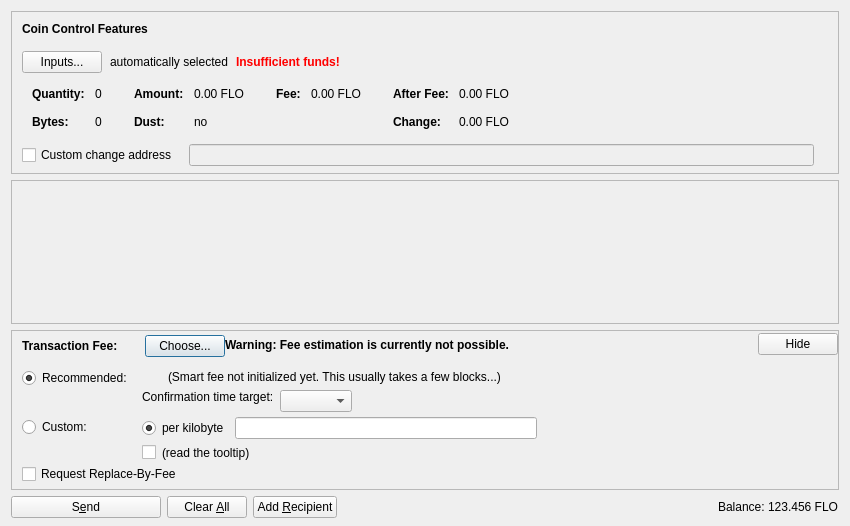
<?xml version="1.0" encoding="UTF-8"?>
<ui version="4.0">
 <class>SendCoinsDialog</class>
 <widget class="QDialog" name="SendCoinsDialog">
  <property name="geometry">
   <rect>
    <x>0</x>
    <y>0</y>
    <width>850</width>
    <height>526</height>
   </rect>
  </property>
  <property name="windowTitle">
   <string>Send Coins</string>
  </property>
  <layout class="QVBoxLayout" name="verticalLayout" stretch="0,1,0,0">
   <property name="bottomMargin">
    <number>8</number>
   </property>
   <item>
    <widget class="QFrame" name="frameCoinControl">
     <property name="sizePolicy">
      <sizepolicy hsizetype="Expanding" vsizetype="Expanding">
       <horstretch>0</horstretch>
       <verstretch>0</verstretch>
      </sizepolicy>
     </property>
     <property name="maximumSize">
      <size>
       <width>16777215</width>
       <height>16777215</height>
      </size>
     </property>
     <property name="frameShape">
      <enum>QFrame::StyledPanel</enum>
     </property>
     <property name="frameShadow">
      <enum>QFrame::Sunken</enum>
     </property>
     <layout class="QVBoxLayout" name="verticalLayoutCoinControl2">
      <property name="spacing">
       <number>0</number>
      </property>
      <property name="leftMargin">
       <number>0</number>
      </property>
      <property name="topMargin">
       <number>0</number>
      </property>
      <property name="rightMargin">
       <number>0</number>
      </property>
      <property name="bottomMargin">
       <number>6</number>
      </property>
      <item>
       <layout class="QVBoxLayout" name="verticalLayoutCoinControl" stretch="0,0,0,0,1">
        <property name="spacing">
         <number>0</number>
        </property>
        <property name="leftMargin">
         <number>10</number>
        </property>
        <property name="topMargin">
         <number>10</number>
        </property>
        <item>
         <layout class="QHBoxLayout" name="horizontalLayoutCoinControl1">
          <property name="bottomMargin">
           <number>15</number>
          </property>
          <item>
           <widget class="QLabel" name="labelCoinControlFeatures">
            <property name="sizePolicy">
             <sizepolicy hsizetype="Preferred" vsizetype="Maximum">
              <horstretch>0</horstretch>
              <verstretch>0</verstretch>
             </sizepolicy>
            </property>
            <property name="font">
             <font>
              <weight>75</weight>
              <bold>true</bold>
             </font>
            </property>
            <property name="styleSheet">
             <string notr="true">font-weight:bold;</string>
            </property>
            <property name="text">
             <string>Coin Control Features</string>
            </property>
           </widget>
          </item>
         </layout>
        </item>
        <item>
         <layout class="QHBoxLayout" name="horizontalLayoutCoinControl2" stretch="0,0,0,0">
          <property name="spacing">
           <number>8</number>
          </property>
          <property name="bottomMargin">
           <number>10</number>
          </property>
          <item>
           <widget class="QPushButton" name="pushButtonCoinControl">
            <property name="styleSheet">
             <string notr="true"/>
            </property>
            <property name="text">
             <string>Inputs...</string>
            </property>
            <property name="autoDefault">
             <bool>false</bool>
            </property>
           </widget>
          </item>
          <item>
           <widget class="QLabel" name="labelCoinControlAutomaticallySelected">
            <property name="text">
             <string>automatically selected</string>
            </property>
            <property name="margin">
             <number>5</number>
            </property>
           </widget>
          </item>
          <item>
           <widget class="QLabel" name="labelCoinControlInsuffFunds">
            <property name="font">
             <font>
              <weight>75</weight>
              <bold>true</bold>
             </font>
            </property>
            <property name="styleSheet">
             <string notr="true">color:red;font-weight:bold;</string>
            </property>
            <property name="text">
             <string>Insufficient funds!</string>
            </property>
            <property name="margin">
             <number>5</number>
            </property>
           </widget>
          </item>
          <item>
           <spacer name="horizontalSpacerCoinControl">
            <property name="orientation">
             <enum>Qt::Horizontal</enum>
            </property>
            <property name="sizeHint" stdset="0">
             <size>
              <width>40</width>
              <height>1</height>
             </size>
            </property>
           </spacer>
          </item>
         </layout>
        </item>
        <item>
         <widget class="QWidget" name="widgetCoinControl" native="true">
          <property name="sizePolicy">
           <sizepolicy hsizetype="Preferred" vsizetype="Preferred">
            <horstretch>0</horstretch>
            <verstretch>0</verstretch>
           </sizepolicy>
          </property>
          <property name="minimumSize">
           <size>
            <width>0</width>
            <height>0</height>
           </size>
          </property>
          <property name="styleSheet">
           <string notr="true"/>
          </property>
          <layout class="QHBoxLayout" name="horizontalLayoutCoinControl5">
           <property name="leftMargin">
            <number>0</number>
           </property>
           <property name="topMargin">
            <number>0</number>
           </property>
           <property name="rightMargin">
            <number>0</number>
           </property>
           <property name="bottomMargin">
            <number>0</number>
           </property>
           <item>
            <layout class="QHBoxLayout" name="horizontalLayoutCoinControl3" stretch="0,0,0,1">
             <property name="spacing">
              <number>20</number>
             </property>
             <property name="topMargin">
              <number>0</number>
             </property>
             <property name="bottomMargin">
              <number>10</number>
             </property>
             <item>
              <layout class="QFormLayout" name="formLayoutCoinControl1">
               <property name="horizontalSpacing">
                <number>10</number>
               </property>
               <property name="verticalSpacing">
                <number>14</number>
               </property>
               <property name="leftMargin">
                <number>10</number>
               </property>
               <property name="topMargin">
                <number>4</number>
               </property>
               <property name="rightMargin">
                <number>6</number>
               </property>
               <item row="0" column="0">
                <widget class="QLabel" name="labelCoinControlQuantityText">
                 <property name="font">
                  <font>
                   <weight>75</weight>
                   <bold>true</bold>
                  </font>
                 </property>
                 <property name="text">
                  <string>Quantity:</string>
                 </property>
                 <property name="margin">
                  <number>0</number>
                 </property>
                </widget>
               </item>
               <item row="0" column="1">
                <widget class="QLabel" name="labelCoinControlQuantity">
                 <property name="cursor">
                  <cursorShape>IBeamCursor</cursorShape>
                 </property>
                 <property name="contextMenuPolicy">
                  <enum>Qt::ActionsContextMenu</enum>
                 </property>
                 <property name="text">
                  <string notr="true">0</string>
                 </property>
                 <property name="margin">
                  <number>0</number>
                 </property>
                 <property name="textInteractionFlags">
                  <set>Qt::LinksAccessibleByMouse|Qt::TextSelectableByKeyboard|Qt::TextSelectableByMouse</set>
                 </property>
                </widget>
               </item>
               <item row="1" column="0">
                <widget class="QLabel" name="labelCoinControlBytesText">
                 <property name="font">
                  <font>
                   <weight>75</weight>
                   <bold>true</bold>
                  </font>
                 </property>
                 <property name="text">
                  <string>Bytes:</string>
                 </property>
                </widget>
               </item>
               <item row="1" column="1">
                <widget class="QLabel" name="labelCoinControlBytes">
                 <property name="cursor">
                  <cursorShape>IBeamCursor</cursorShape>
                 </property>
                 <property name="contextMenuPolicy">
                  <enum>Qt::ActionsContextMenu</enum>
                 </property>
                 <property name="text">
                  <string notr="true">0</string>
                 </property>
                 <property name="textInteractionFlags">
                  <set>Qt::LinksAccessibleByMouse|Qt::TextSelectableByKeyboard|Qt::TextSelectableByMouse</set>
                 </property>
                </widget>
               </item>
              </layout>
             </item>
             <item>
              <layout class="QFormLayout" name="formLayoutCoinControl2">
               <property name="horizontalSpacing">
                <number>10</number>
               </property>
               <property name="verticalSpacing">
                <number>14</number>
               </property>
               <property name="leftMargin">
                <number>6</number>
               </property>
               <property name="topMargin">
                <number>4</number>
               </property>
               <property name="rightMargin">
                <number>6</number>
               </property>
               <item row="0" column="0">
                <widget class="QLabel" name="labelCoinControlAmountText">
                 <property name="font">
                  <font>
                   <weight>75</weight>
                   <bold>true</bold>
                  </font>
                 </property>
                 <property name="text">
                  <string>Amount:</string>
                 </property>
                 <property name="margin">
                  <number>0</number>
                 </property>
                </widget>
               </item>
               <item row="0" column="1">
                <widget class="QLabel" name="labelCoinControlAmount">
                 <property name="cursor">
                  <cursorShape>IBeamCursor</cursorShape>
                 </property>
                 <property name="contextMenuPolicy">
                  <enum>Qt::ActionsContextMenu</enum>
                 </property>
                 <property name="text">
                  <string notr="true">0.00 FLO</string>
                 </property>
                 <property name="textInteractionFlags">
                  <set>Qt::LinksAccessibleByMouse|Qt::TextSelectableByKeyboard|Qt::TextSelectableByMouse</set>
                 </property>
                </widget>
               </item>
               <item row="1" column="0">
                <widget class="QLabel" name="labelCoinControlLowOutputText">
                 <property name="font">
                  <font>
                   <weight>75</weight>
                   <bold>true</bold>
                  </font>
                 </property>
                 <property name="text">
                  <string>Dust:</string>
                 </property>
                </widget>
               </item>
               <item row="1" column="1">
                <widget class="QLabel" name="labelCoinControlLowOutput">
                 <property name="cursor">
                  <cursorShape>IBeamCursor</cursorShape>
                 </property>
                 <property name="contextMenuPolicy">
                  <enum>Qt::ActionsContextMenu</enum>
                 </property>
                 <property name="text">
                  <string notr="true">no</string>
                 </property>
                 <property name="textInteractionFlags">
                  <set>Qt::LinksAccessibleByMouse|Qt::TextSelectableByKeyboard|Qt::TextSelectableByMouse</set>
                 </property>
                </widget>
               </item>
              </layout>
             </item>
             <item>
              <layout class="QFormLayout" name="formLayoutCoinControl3">
               <property name="horizontalSpacing">
                <number>10</number>
               </property>
               <property name="verticalSpacing">
                <number>14</number>
               </property>
               <property name="leftMargin">
                <number>6</number>
               </property>
               <property name="topMargin">
                <number>4</number>
               </property>
               <property name="rightMargin">
                <number>6</number>
               </property>
               <item row="0" column="0">
                <widget class="QLabel" name="labelCoinControlFeeText">
                 <property name="font">
                  <font>
                   <weight>75</weight>
                   <bold>true</bold>
                  </font>
                 </property>
                 <property name="text">
                  <string>Fee:</string>
                 </property>
                 <property name="margin">
                  <number>0</number>
                 </property>
                </widget>
               </item>
               <item row="0" column="1">
                <widget class="QLabel" name="labelCoinControlFee">
                 <property name="cursor">
                  <cursorShape>IBeamCursor</cursorShape>
                 </property>
                 <property name="contextMenuPolicy">
                  <enum>Qt::ActionsContextMenu</enum>
                 </property>
                 <property name="text">
                  <string notr="true">0.00 FLO</string>
                 </property>
                 <property name="textInteractionFlags">
                  <set>Qt::LinksAccessibleByMouse|Qt::TextSelectableByKeyboard|Qt::TextSelectableByMouse</set>
                 </property>
                </widget>
               </item>
              </layout>
             </item>
             <item>
              <layout class="QFormLayout" name="formLayoutCoinControl4">
               <property name="horizontalSpacing">
                <number>10</number>
               </property>
               <property name="verticalSpacing">
                <number>14</number>
               </property>
               <property name="leftMargin">
                <number>6</number>
               </property>
               <property name="topMargin">
                <number>4</number>
               </property>
               <property name="rightMargin">
                <number>6</number>
               </property>
               <item row="0" column="0">
                <widget class="QLabel" name="labelCoinControlAfterFeeText">
                 <property name="font">
                  <font>
                   <weight>75</weight>
                   <bold>true</bold>
                  </font>
                 </property>
                 <property name="text">
                  <string>After Fee:</string>
                 </property>
                 <property name="margin">
                  <number>0</number>
                 </property>
                </widget>
               </item>
               <item row="0" column="1">
                <widget class="QLabel" name="labelCoinControlAfterFee">
                 <property name="cursor">
                  <cursorShape>IBeamCursor</cursorShape>
                 </property>
                 <property name="contextMenuPolicy">
                  <enum>Qt::ActionsContextMenu</enum>
                 </property>
                 <property name="text">
                  <string notr="true">0.00 FLO</string>
                 </property>
                 <property name="textInteractionFlags">
                  <set>Qt::LinksAccessibleByMouse|Qt::TextSelectableByKeyboard|Qt::TextSelectableByMouse</set>
                 </property>
                </widget>
               </item>
               <item row="1" column="0">
                <widget class="QLabel" name="labelCoinControlChangeText">
                 <property name="font">
                  <font>
                   <weight>75</weight>
                   <bold>true</bold>
                  </font>
                 </property>
                 <property name="text">
                  <string>Change:</string>
                 </property>
                </widget>
               </item>
               <item row="1" column="1">
                <widget class="QLabel" name="labelCoinControlChange">
                 <property name="cursor">
                  <cursorShape>IBeamCursor</cursorShape>
                 </property>
                 <property name="contextMenuPolicy">
                  <enum>Qt::ActionsContextMenu</enum>
                 </property>
                 <property name="text">
                  <string notr="true">0.00 FLO</string>
                 </property>
                 <property name="textInteractionFlags">
                  <set>Qt::LinksAccessibleByMouse|Qt::TextSelectableByKeyboard|Qt::TextSelectableByMouse</set>
                 </property>
                </widget>
               </item>
              </layout>
             </item>
            </layout>
           </item>
          </layout>
         </widget>
        </item>
        <item>
         <layout class="QHBoxLayout" name="horizontalLayoutCoinControl4" stretch="0,0,0">
          <property name="spacing">
           <number>12</number>
          </property>
          <property name="sizeConstraint">
           <enum>QLayout::SetDefaultConstraint</enum>
          </property>
          <property name="topMargin">
           <number>5</number>
          </property>
          <property name="rightMargin">
           <number>5</number>
          </property>
          <item>
           <widget class="QCheckBox" name="checkBoxCoinControlChange">
            <property name="toolTip">
             <string>If this is activated, but the change address is empty or invalid, change will be sent to a newly generated address.</string>
            </property>
            <property name="text">
             <string>Custom change address</string>
            </property>
           </widget>
          </item>
          <item>
           <widget class="QValidatedLineEdit" name="lineEditCoinControlChange">
            <property name="enabled">
             <bool>false</bool>
            </property>
            <property name="sizePolicy">
             <sizepolicy hsizetype="Expanding" vsizetype="Fixed">
              <horstretch>0</horstretch>
              <verstretch>0</verstretch>
             </sizepolicy>
            </property>
           </widget>
          </item>
          <item>
           <widget class="QLabel" name="labelCoinControlChangeLabel">
            <property name="sizePolicy">
             <sizepolicy hsizetype="Preferred" vsizetype="Expanding">
              <horstretch>0</horstretch>
              <verstretch>0</verstretch>
             </sizepolicy>
            </property>
            <property name="minimumSize">
             <size>
              <width>0</width>
              <height>0</height>
             </size>
            </property>
            <property name="text">
             <string/>
            </property>
            <property name="margin">
             <number>3</number>
            </property>
           </widget>
          </item>
         </layout>
        </item>
        <item>
         <spacer name="verticalSpacerCoinControl">
          <property name="orientation">
           <enum>Qt::Vertical</enum>
          </property>
          <property name="sizeHint" stdset="0">
           <size>
            <width>800</width>
            <height>1</height>
           </size>
          </property>
         </spacer>
        </item>
       </layout>
      </item>
     </layout>
    </widget>
   </item>
   <item>
    <widget class="QScrollArea" name="scrollArea">
     <property name="widgetResizable">
      <bool>true</bool>
     </property>
     <widget class="QWidget" name="scrollAreaWidgetContents">
      <property name="geometry">
       <rect>
        <x>0</x>
        <y>0</y>
        <width>830</width>
        <height>104</height>
       </rect>
      </property>
      <layout class="QVBoxLayout" name="verticalLayout_2" stretch="0,1">
       <property name="leftMargin">
        <number>0</number>
       </property>
       <property name="topMargin">
        <number>0</number>
       </property>
       <property name="rightMargin">
        <number>0</number>
       </property>
       <property name="bottomMargin">
        <number>0</number>
       </property>
       <item>
        <layout class="QVBoxLayout" name="entries">
         <property name="spacing">
          <number>6</number>
         </property>
        </layout>
       </item>
       <item>
        <spacer name="verticalSpacer">
         <property name="orientation">
          <enum>Qt::Vertical</enum>
         </property>
         <property name="sizeHint" stdset="0">
          <size>
           <width>20</width>
           <height>40</height>
          </size>
         </property>
        </spacer>
       </item>
      </layout>
     </widget>
    </widget>
   </item>
   <item>
    <widget class="QFrame" name="frameFee">
     <property name="sizePolicy">
      <sizepolicy hsizetype="Expanding" vsizetype="Expanding">
       <horstretch>0</horstretch>
       <verstretch>0</verstretch>
      </sizepolicy>
     </property>
     <property name="maximumSize">
      <size>
       <width>16777215</width>
       <height>16777215</height>
      </size>
     </property>
     <property name="frameShape">
      <enum>QFrame::StyledPanel</enum>
     </property>
     <property name="frameShadow">
      <enum>QFrame::Sunken</enum>
     </property>
     <layout class="QVBoxLayout" name="verticalLayoutFee1">
      <property name="spacing">
       <number>0</number>
      </property>
      <property name="leftMargin">
       <number>0</number>
      </property>
      <property name="topMargin">
       <number>0</number>
      </property>
      <property name="rightMargin">
       <number>0</number>
      </property>
      <property name="bottomMargin">
       <number>0</number>
      </property>
      <item>
       <layout class="QVBoxLayout" name="verticalLayoutFee2" stretch="0,0,0">
        <property name="spacing">
         <number>0</number>
        </property>
        <property name="leftMargin">
         <number>10</number>
        </property>
        <property name="topMargin">
         <number>0</number>
        </property>
        <item>
         <layout class="QHBoxLayout" name="horizontalLayoutFee1">
          <property name="bottomMargin">
           <number>0</number>
          </property>
          <item>
           <layout class="QVBoxLayout" name="verticalLayoutFee7">
            <property name="spacing">
             <number>0</number>
            </property>
            <item>
             <spacer name="verticalSpacerSmartFee">
              <property name="orientation">
               <enum>Qt::Vertical</enum>
              </property>
              <property name="sizeType">
               <enum>QSizePolicy::Fixed</enum>
              </property>
              <property name="sizeHint" stdset="0">
               <size>
                <width>1</width>
                <height>4</height>
               </size>
              </property>
             </spacer>
            </item>
            <item>
             <layout class="QHBoxLayout" name="horizontalLayoutSmartFee">
              <property name="spacing">
               <number>10</number>
              </property>
              <item>
               <widget class="QLabel" name="labelFeeHeadline">
                <property name="sizePolicy">
                 <sizepolicy hsizetype="Preferred" vsizetype="Maximum">
                  <horstretch>0</horstretch>
                  <verstretch>0</verstretch>
                 </sizepolicy>
                </property>
                <property name="font">
                 <font>
                  <weight>75</weight>
                  <bold>true</bold>
                 </font>
                </property>
                <property name="styleSheet">
                 <string notr="true">font-weight:bold;</string>
                </property>
                <property name="text">
                 <string>Transaction Fee:</string>
                </property>
               </widget>
              </item>
              <item>
               <widget class="QLabel" name="labelFeeMinimized">
                <property name="text">
                 <string/>
                </property>
               </widget>
              </item>
              <item>
               <widget class="QPushButton" name="buttonChooseFee">
                <property name="text">
                 <string>Choose...</string>
                </property>
               </widget>
              </item>
             </layout>
            </item>
            <item>
             <spacer name="verticalSpacer_5">
              <property name="orientation">
               <enum>Qt::Vertical</enum>
              </property>
              <property name="sizeHint" stdset="0">
               <size>
                <width>1</width>
                <height>1</height>
               </size>
              </property>
             </spacer>
            </item>
           </layout>
          </item>
          <item>
           <widget class="QLabel" name="fallbackFeeWarningLabel">
            <property name="toolTip">
             <string>Using the fallbackfee can result in sending a transaction that will take several hours or days (or never) to confirm. Consider choosing your fee manually or wait until you have validated the complete chain.</string>
            </property>
            <property name="font">
            <font>
                <weight>75</weight>
                <bold>true</bold>
            </font>
            </property>
            <property name="text">
             <string>Warning: Fee estimation is currently not possible.</string>
            </property>
            <property name="wordWrap">
             <bool>false</bool>
            </property>
           </widget>
          </item>
          <item>
           <spacer name="horizontalSpacer_4">
            <property name="orientation">
             <enum>Qt::Horizontal</enum>
            </property>
            <property name="sizeType">
             <enum>QSizePolicy::MinimumExpanding</enum>
            </property>
            <property name="sizeHint" stdset="0">
             <size>
              <width>40</width>
              <height>20</height>
             </size>
            </property>
           </spacer>
          </item>
          <item>
           <widget class="QPushButton" name="buttonMinimizeFee">
            <property name="toolTip">
             <string>collapse fee-settings</string>
            </property>
            <property name="text">
             <string>Hide</string>
            </property>
           </widget>
          </item>
         </layout>
        </item>
        <item>
         <widget class="QFrame" name="frameFeeSelection">
          <layout class="QVBoxLayout" name="verticalLayoutFee12">
           <property name="spacing">
            <number>0</number>
           </property>
           <property name="leftMargin">
            <number>0</number>
           </property>
           <property name="topMargin">
            <number>0</number>
           </property>
           <property name="rightMargin">
            <number>0</number>
           </property>
           <property name="bottomMargin">
            <number>0</number>
           </property>
           <item>
            <layout class="QGridLayout" name="gridLayoutFee">
             <property name="topMargin">
              <number>10</number>
             </property>
             <property name="bottomMargin">
              <number>4</number>
             </property>
             <property name="horizontalSpacing">
              <number>10</number>
             </property>
             <property name="verticalSpacing">
              <number>4</number>
             </property>
             <item row="1" column="1">
              <layout class="QVBoxLayout" name="verticalLayoutFee8">
               <property name="spacing">
                <number>6</number>
               </property>
               <item>
                <layout class="QHBoxLayout" name="horizontalLayoutFee13">
                 <item>
                  <widget class="QRadioButton" name="radioCustomPerKilobyte">
                   <property name="toolTip">
                    <string>If the custom fee is set to 1000 satoshis and the transaction is only 250 bytes, then &quot;per kilobyte&quot; only pays 250 satoshis in fee, while &quot;total at least&quot; pays 1000 satoshis. For transactions bigger than a kilobyte both pay by kilobyte.</string>
                   </property>
                   <property name="text">
                    <string>per kilobyte</string>
                   </property>
                   <property name="checked">
                    <bool>true</bool>
                   </property>
                   <attribute name="buttonGroup">
                    <string notr="true">groupCustomFee</string>
                   </attribute>
                  </widget>
                 </item>
                 <item>
                  <widget class="BitcoinAmountField" name="customFee"/>
                 </item>
                 <item>
                  <spacer name="horizontalSpacer_6">
                   <property name="orientation">
                    <enum>Qt::Horizontal</enum>
                   </property>
                   <property name="sizeHint" stdset="0">
                    <size>
                     <width>1</width>
                     <height>1</height>
                    </size>
                   </property>
                  </spacer>
                 </item>
                </layout>
               </item>
               <item>
                <layout class="QHBoxLayout" name="horizontalLayoutFee8">
                 <item>
                  <widget class="QCheckBox" name="checkBoxMinimumFee">
                   <property name="toolTip">
                    <string>Paying only the minimum fee is just fine as long as there is less transaction volume than space in the blocks. But be aware that this can end up in a never confirming transaction once there is more demand for flo transactions than the network can process.</string>
                   </property>
                   <property name="text">
                    <string/>
                   </property>
                  </widget>
                 </item>
                 <item>
                  <widget class="QLabel" name="labelMinFeeWarning">
                   <property name="enabled">
                    <bool>true</bool>
                   </property>
                   <property name="toolTip">
                    <string>Paying only the minimum fee is just fine as long as there is less transaction volume than space in the blocks. But be aware that this can end up in a never confirming transaction once there is more demand for flo transactions than the network can process.</string>
                   </property>
                   <property name="text">
                    <string>(read the tooltip)</string>
                   </property>
                   <property name="margin">
                    <number>5</number>
                   </property>
                  </widget>
                 </item>
                 <item>
                  <spacer name="horizontalSpacer_2">
                   <property name="orientation">
                    <enum>Qt::Horizontal</enum>
                   </property>
                   <property name="sizeHint" stdset="0">
                    <size>
                     <width>1</width>
                     <height>1</height>
                    </size>
                   </property>
                  </spacer>
                 </item>
                </layout>
               </item>
              </layout>
             </item>
             <item row="0" column="0">
              <layout class="QVBoxLayout" name="verticalLayoutFee4" stretch="0,1">
               <item>
                <widget class="QRadioButton" name="radioSmartFee">
                 <property name="text">
                  <string>Recommended:</string>
                 </property>
                 <property name="checked">
                  <bool>true</bool>
                 </property>
                 <attribute name="buttonGroup">
                  <string notr="true">groupFee</string>
                 </attribute>
                </widget>
               </item>
               <item>
                <spacer name="verticalSpacer_2">
                 <property name="orientation">
                  <enum>Qt::Vertical</enum>
                 </property>
                 <property name="sizeHint" stdset="0">
                  <size>
                   <width>1</width>
                   <height>1</height>
                  </size>
                 </property>
                </spacer>
               </item>
              </layout>
             </item>
             <item row="1" column="0">
              <layout class="QVBoxLayout" name="verticalLayoutFee9" stretch="0,1">
               <item>
                <widget class="QRadioButton" name="radioCustomFee">
                 <property name="text">
                  <string>Custom:</string>
                 </property>
                 <attribute name="buttonGroup">
                  <string notr="true">groupFee</string>
                 </attribute>
                </widget>
               </item>
               <item>
                <spacer name="verticalSpacer_6">
                 <property name="orientation">
                  <enum>Qt::Vertical</enum>
                 </property>
                 <property name="sizeHint" stdset="0">
                  <size>
                   <width>1</width>
                   <height>1</height>
                  </size>
                 </property>
                </spacer>
               </item>
              </layout>
             </item>
             <item row="0" column="1">
              <layout class="QVBoxLayout" name="verticalLayoutFee3" stretch="0,0,1">
               <property name="spacing">
                <number>6</number>
               </property>
               <property name="topMargin">
                <number>2</number>
               </property>
               <item>
                <layout class="QHBoxLayout" name="horizontalLayoutFee12">
                 <item>
                  <widget class="QLabel" name="labelSmartFee">
                   <property name="text">
                    <string/>
                   </property>
                   <property name="margin">
                    <number>2</number>
                   </property>
                  </widget>
                 </item>
                 <item>
                  <widget class="QLabel" name="labelFeeEstimation">
                   <property name="text">
                    <string/>
                   </property>
                  </widget>
                 </item>
                 <item>
                  <widget class="QLabel" name="labelSmartFee2">
                   <property name="text">
                    <string>(Smart fee not initialized yet. This usually takes a few blocks...)</string>
                   </property>
                   <property name="margin">
                    <number>2</number>
                   </property>
                  </widget>
                 </item>
                 <item>
                  <spacer name="horizontalSpacer_5">
                   <property name="orientation">
                    <enum>Qt::Horizontal</enum>
                   </property>
                   <property name="sizeHint" stdset="0">
                    <size>
                     <width>1</width>
                     <height>1</height>
                    </size>
                   </property>
                  </spacer>
                 </item>
                </layout>
               </item>
               <item>
                <layout class="QHBoxLayout" name="horizontalLayoutFee9">
                 <item>
                  <layout class="QVBoxLayout" name="verticalLayoutFee6">
                   <item>
                    <widget class="QLabel" name="labelSmartFee3">
                     <property name="text">
                      <string>Confirmation time target:</string>
                     </property>
                     <property name="margin">
                      <number>2</number>
                     </property>
                    </widget>
                   </item>
                   <item>
                    <spacer name="verticalSpacer_3">
                     <property name="orientation">
                      <enum>Qt::Vertical</enum>
                     </property>
                     <property name="sizeHint" stdset="0">
                      <size>
                       <width>1</width>
                       <height>1</height>
                      </size>
                     </property>
                    </spacer>
                   </item>
                  </layout>
                 </item>
                 <item>
                  <layout class="QVBoxLayout" name="verticalLayoutFee5">
                   <property name="rightMargin">
                    <number>30</number>
                   </property>
                   <item>
                    <layout class="QHBoxLayout" name="horizontalLayoutConfTarget">
                     <property name="bottomMargin">
                      <number>0</number>
                     </property>
                     <item>
                      <widget class="QComboBox" name="confTargetSelector"/>
                     </item>
                     <item>
                      <spacer name="horizontalSpacerConfTarget">
                       <property name="orientation">
                        <enum>Qt::Horizontal</enum>
                       </property>
                       <property name="sizeHint" stdset="0">
                        <size>
                         <width>40</width>
                         <height>20</height>
                        </size>
                       </property>
                      </spacer>
                     </item>
                    </layout>
                   </item>
                  </layout>
                 </item>
                </layout>
               </item>
               <item>
                <spacer name="verticalSpacer_4">
                 <property name="orientation">
                  <enum>Qt::Vertical</enum>
                 </property>
                 <property name="sizeHint" stdset="0">
                  <size>
                   <width>1</width>
                   <height>1</height>
                  </size>
                 </property>
                </spacer>
               </item>
              </layout>
             </item>
            </layout>
           </item>
           <item>
            <widget class="QCheckBox" name="optInRBF">
             <property name="text">
              <string>Request Replace-By-Fee</string>
             </property>
             <property name="toolTip">
              <string>Indicates that the sender may wish to replace this transaction with a new one paying higher fees (prior to being confirmed).</string>
             </property>
            </widget>
           </item>
          </layout>
         </widget>
        </item>
        <item>
         <spacer name="verticalSpacerFee">
          <property name="orientation">
           <enum>Qt::Vertical</enum>
          </property>
          <property name="sizeHint" stdset="0">
           <size>
            <width>40</width>
            <height>5</height>
           </size>
          </property>
         </spacer>
        </item>
       </layout>
      </item>
     </layout>
    </widget>
   </item>
   <item>
    <layout class="QHBoxLayout" name="horizontalLayout">
     <item>
      <widget class="QPushButton" name="sendButton">
       <property name="minimumSize">
        <size>
         <width>150</width>
         <height>0</height>
        </size>
       </property>
       <property name="toolTip">
        <string>Confirm the send action</string>
       </property>
       <property name="text">
        <string>S&amp;end</string>
       </property>
       <property name="icon">
        <iconset resource="../bitcoin.qrc">
         <normaloff>:/icons/send</normaloff>:/icons/send</iconset>
       </property>
       <property name="autoDefault">
        <bool>false</bool>
       </property>
       <property name="default">
        <bool>false</bool>
       </property>
      </widget>
     </item>
     <item>
      <widget class="QPushButton" name="clearButton">
       <property name="sizePolicy">
        <sizepolicy hsizetype="Minimum" vsizetype="Fixed">
         <horstretch>0</horstretch>
         <verstretch>0</verstretch>
        </sizepolicy>
       </property>
       <property name="toolTip">
        <string>Clear all fields of the form.</string>
       </property>
       <property name="text">
        <string>Clear &amp;All</string>
       </property>
       <property name="icon">
        <iconset resource="../bitcoin.qrc">
         <normaloff>:/icons/remove</normaloff>:/icons/remove</iconset>
       </property>
       <property name="autoDefault">
        <bool>false</bool>
       </property>
      </widget>
     </item>
     <item>
      <widget class="QPushButton" name="addButton">
       <property name="toolTip">
        <string>Send to multiple recipients at once</string>
       </property>
       <property name="text">
        <string>Add &amp;Recipient</string>
       </property>
       <property name="icon">
        <iconset resource="../bitcoin.qrc">
         <normaloff>:/icons/add</normaloff>:/icons/add</iconset>
       </property>
       <property name="autoDefault">
        <bool>false</bool>
       </property>
      </widget>
     </item>
     <item>
      <spacer name="horizontalSpacer">
       <property name="orientation">
        <enum>Qt::Horizontal</enum>
       </property>
       <property name="sizeHint" stdset="0">
        <size>
         <width>40</width>
         <height>20</height>
        </size>
       </property>
      </spacer>
     </item>
     <item>
      <layout class="QHBoxLayout" name="horizontalLayout_2">
       <property name="spacing">
        <number>3</number>
       </property>
       <item>
        <widget class="QLabel" name="label">
         <property name="sizePolicy">
          <sizepolicy hsizetype="Preferred" vsizetype="Fixed">
           <horstretch>0</horstretch>
           <verstretch>0</verstretch>
          </sizepolicy>
         </property>
         <property name="text">
          <string>Balance:</string>
         </property>
        </widget>
       </item>
       <item>
        <widget class="QLabel" name="labelBalance">
         <property name="sizePolicy">
          <sizepolicy hsizetype="Preferred" vsizetype="Fixed">
           <horstretch>0</horstretch>
           <verstretch>0</verstretch>
          </sizepolicy>
         </property>
         <property name="cursor">
          <cursorShape>IBeamCursor</cursorShape>
         </property>
         <property name="text">
          <string notr="true">123.456 FLO</string>
         </property>
         <property name="textInteractionFlags">
          <set>Qt::LinksAccessibleByMouse|Qt::TextSelectableByKeyboard|Qt::TextSelectableByMouse</set>
         </property>
        </widget>
       </item>
      </layout>
     </item>
    </layout>
   </item>
  </layout>
 </widget>
 <customwidgets>
  <customwidget>
   <class>QValidatedLineEdit</class>
   <extends>QLineEdit</extends>
   <header>qvalidatedlineedit.h</header>
  </customwidget>
  <customwidget>
   <class>BitcoinAmountField</class>
   <extends>QLineEdit</extends>
   <header>bitcoinamountfield.h</header>
   <container>1</container>
  </customwidget>
 </customwidgets>
 <resources>
  <include location="../bitcoin.qrc"/>
 </resources>
 <connections/>
 <buttongroups>
  <buttongroup name="groupFee"/>
  <buttongroup name="groupCustomFee"/>
 </buttongroups>
</ui>
